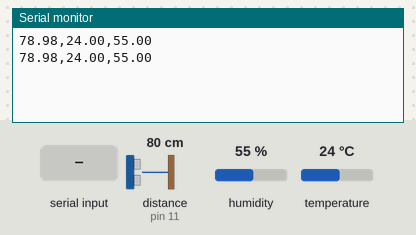
This sketch was run on a simulated Arduino Uno, built with avr-gcc and run on an emulated ATmega328P. Parts: the last lines printed to the serial monitor. Wiring (inferred from the names in the program): ultrasonic range finder: trigger pin 12; echo pin 11. Inputs (shaded band) come from the test bench; at power-on: distance to the obstacle (sensor on pin 11) 80 cm, humidity 55 %, temperature 24 °C. The echo pulse lasts 58.3 µs per cm.

Above: at 1.7 s.
1.8 s: distance to the obstacle (sensor on pin 11) set to 2 cm
At 3.1 s:
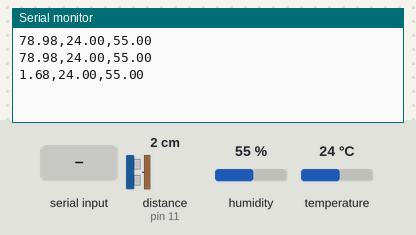
3.3 s: humidity set to 22 %
At 4.2 s:
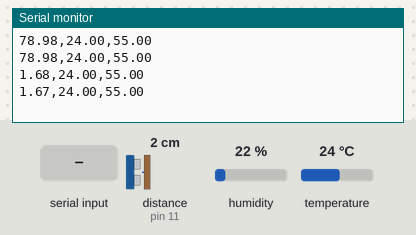
4.8 s: temperature set to 12 °C
At 6.1 s:
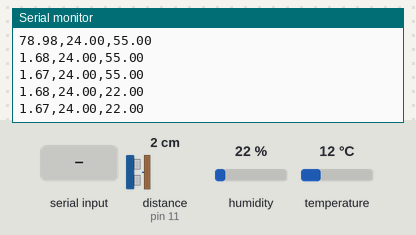
6.3 s: distance to the obstacle (sensor on pin 11) set to 4 cm
At 7.7 s:
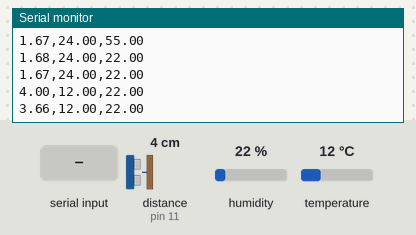
7.8 s: "30,150\n" received over Serial
At 10.4 s:
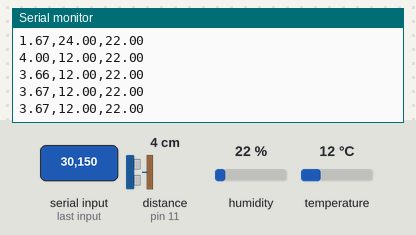
13.8 s: humidity set to 40 %
At 13.85 s:
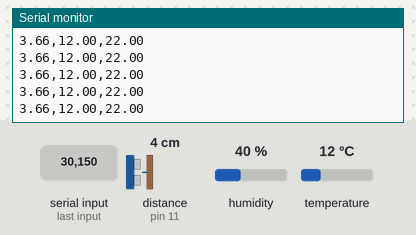
Timing chart, 0 to 16.3 s (numbered marks = the images above; inputs shaded):
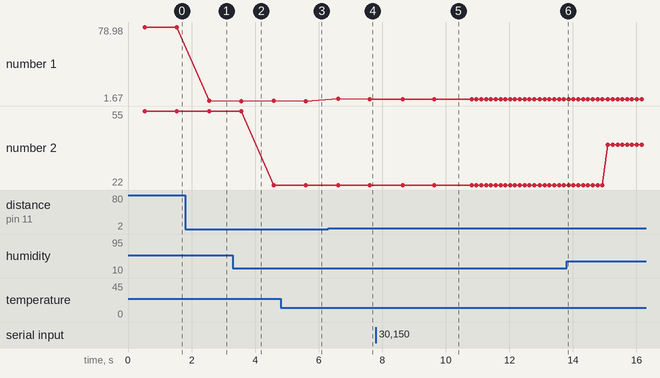

Measured:
- after the input at 1.8 s, the serial monitor: prints a new line after 0.76 s (image 1)
- after the input at 6.3 s, the serial monitor: prints a new line after 0.31 s (image 4)
- after the input at 7.8 s, the serial monitor: prints a new line after 0.84 s (image 5)
- plotted number 1: 78.98 → 1.68 after the input at 1.8 s, 1.67 → 3.66 after the input at 6.3 s
- plotted number 2: 55 → 22 after the input at 3.3 s, 22 → 40 after the input at 13.8 s

The sketch:

arduino.ino
```cpp
#include <DHT.h>


//define sound velocity in cm/uS
#define SOUND_VELOCITY 0.034

#define DHTPIN 10
#define DHTTYPE DHT11

const int trigPin = 12;
const int echoPin = 11;

long duration;
float distanceCm;

unsigned long interval=1000;

DHT dht(DHTPIN, DHTTYPE);

void setup() {
  dht.begin();
  Serial.begin(9600); // Starts the serial communication
  pinMode(trigPin, OUTPUT); // Sets the trigPin as an Output
  pinMode(echoPin, INPUT); // Sets the echoPin as an Input
  delay(500);
}

void loop() {

  if(Serial.available() > 0) {
    int serialData = Serial.parseInt();
    if (serialData > 100) {
      interval = serialData;
    }
  }

//  currentMillis = millis();
  //Serial.flush();
  //Serial.println(interval);

  // Clears the trigPin
  digitalWrite(trigPin, LOW);
  delayMicroseconds(2);
  // Sets the trigPin on HIGH state for 10 micro seconds
  digitalWrite(trigPin, HIGH);
  delayMicroseconds(10);
  digitalWrite(trigPin, LOW);

  // Reads the echoPin, returns the sound wave travel time in microseconds
  duration = pulseIn(echoPin, HIGH);
  distanceCm = duration * SOUND_VELOCITY/2;

  if (distanceCm > 300){
    distanceCm = 300;
  }

  float temperature = dht.readTemperature();
  float humidity = dht.readHumidity();

  String output =
  String(distanceCm) + "," +
  String(temperature) + "," +
  String(humidity);

  Serial.println(output);

  delay(interval);

}
```
